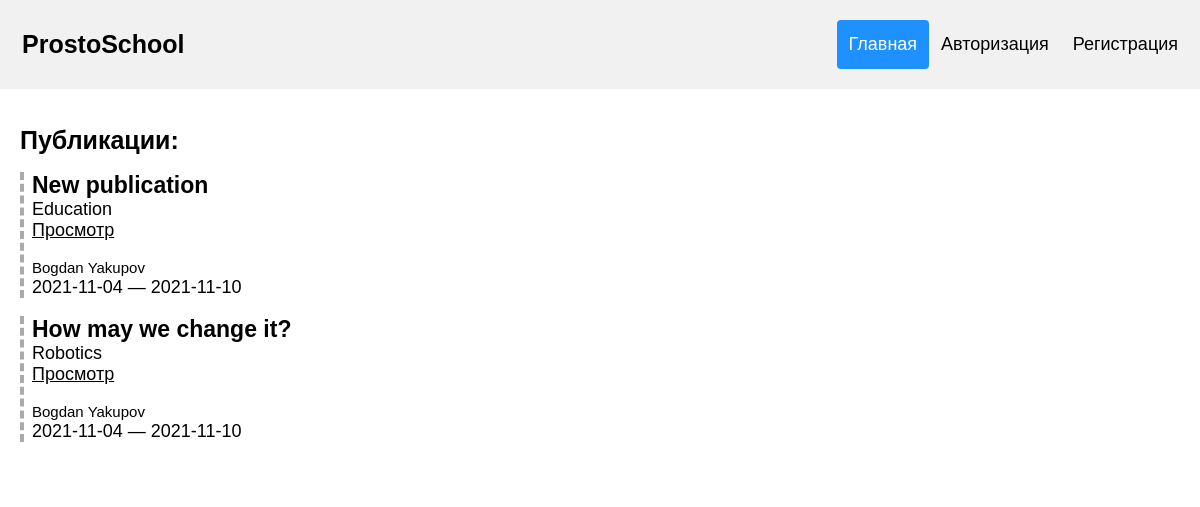
The page /home on the database its author committed.
### application/user/models.py (models this page shows, shortened)
class Post(db.Model):
	id = db.Column(db.Integer, primary_key=True)
	author_id = db.Column(db.Integer, nullable=False)
	author_name = db.Column(db.String(20), nullable=False)
	author_surname = db.Column(db.String(20), nullable=False)
	private = db.Column(db.Boolean, nullable=False)
	title = db.Column(db.String(120), unique=True, nullable=False)
	topic = db.Column(db.String(30), nullable=False)
	body = db.Column(db.Text, nullable=False)
	publication_date = db.Column(db.Date, nullable=False)
	latest_editing_date = db.Column(db.Date, nullable=False)

### application/content/home.py (the view)
@home.route("/")
@home.route("/home")
@home.route("/home_<post_num_begin_>")
def home_page(post_num_begin_=0):
	return render_template("home.html", post_num_begin=int(post_num_begin_),
		post_num_end=min(int(post_num_begin_) + 5, buf := Post.query.filter_by(private=False).order_by(asc(Post.publication_date)).count()),
		post_num_all=buf,
		posts=Post.query.filter_by(private=False).order_by(asc(Post.publication_date)).all())

### application/templates/home.html (shortened to what this page needs)
<!DOCTYPE HTML>
<html lang="en">
<head>
	<link rel="stylesheet" type="text/css" href="{{url_for('static', filename='styles/main.css')}}">
</head>
<body>
	<div class="header">
		<a href="{{url_for('home.home_page')}}" class="logo">ProstoSchool</a>
		<div class="header-right">
			<a class="active" href="{{url_for('home.home_page')}}">Главная</a>
			{% if current_user.is_authenticated %}
				{% if 'write' in current_user.permissions.split('+') %}
					<a href="{{url_for('post.create_post_page')}}">Опубликовать</a>
				{% endif %}
				<a href="{{url_for('profile.profile_page')}}">Профиль</a>
				<a href="{{url_for('auth.logout_page')}}">Выйти</a>
			{% else %}
				<a href="{{url_for('auth.login_page')}}">Авторизация</a>
				<a href="{{url_for('auth.signup_page')}}">Регистрация</a>
			{% endif %}
		</div>
	</div>
	<div class="publications">
		<h1 class="title"> Публикации: </h1>
		{% for current_post in range(post_num_begin, post_num_end): %}
		<div class="post">
			{% set post = posts[current_post] %}
			<b class="name"> {{ post.title }} </b> <br>
			<b class="topic"> {{ post.topic }} </b> <br>
			<a href="{{url_for('post.view_post_page', id_=post.id)}}">Просмотр</a>
			<br>
			<br>
			<b class="user"> {{ post.author_name }} {{ post.author_surname }} </b> <br>
			<b class="date"> {{ post.publication_date }} — {{ post.latest_editing_date }} </b>
		</div>
		<br>
		{% endfor %}
	</div>
</body>
</html>

### application/static/styles/main.css (style rules this page uses)
* { box-sizing: border-box; }
body { margin: 0; font-family: Arial, Helvetica, sans-serif; }
.header { overflow: hidden; background-color: #f1f1f1; padding: 20px 10px; }
.header a { float: left; color: black; text-align: center; padding: 12px; text-decoration: none; font-size: 18px; line-height: 25px; border-radius: 4px; }
.header a.logo { font-size: 25px; font-weight: bold; }
.header a.active { background-color: dodgerblue; color: white; }
.header-right { float: right; }
.publications { overflow: hidden; background-color: #ffffff; padding: 20px 20px; }
.publications h1.title { font-size: 25px; font-weight: bold; }
.publications .post { border-left: 4px dashed #aaaaaa; padding-left: 8px; }
.publications .post .name { color: black; font-size: 23px; font-weight: bold; }
.publications .post .user { font-size: 15px; font-weight: normal; }
.publications .post .topic { font-size: 18px; font-weight: normal; }
.publications .post .date { font-size: 18px; font-weight: normal; }
.publications .post a { font-size: 18px; font-weight: normal; color: black; }

### rows shown on the page
Post: title "New publication", topic "Education", author_name "Bogdan", author_surname "Yakupov", publication_date "2021-11-04", latest_editing_date "2021-11-10"
Post: title "How may we change it?", topic "Robotics", author_name "Bogdan", author_surname "Yakupov", publication_date "2021-11-04", latest_editing_date "2021-11-10"
